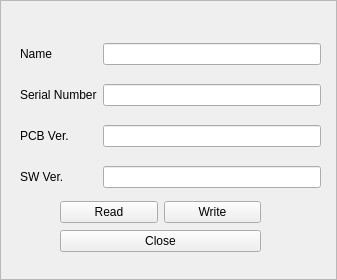
<?xml version="1.0" encoding="UTF-8"?>
<ui version="4.0">
 <class>Device_info</class>
 <widget class="QFrame" name="Device_info">
  <property name="geometry">
   <rect>
    <x>0</x>
    <y>0</y>
    <width>337</width>
    <height>280</height>
   </rect>
  </property>
  <property name="windowTitle">
   <string>Frame</string>
  </property>
  <property name="frameShape">
   <enum>QFrame::StyledPanel</enum>
  </property>
  <property name="frameShadow">
   <enum>QFrame::Raised</enum>
  </property>
  <widget class="QWidget" name="">
   <property name="geometry">
    <rect>
     <x>60</x>
     <y>200</y>
     <width>201</width>
     <height>54</height>
    </rect>
   </property>
   <layout class="QGridLayout" name="gridLayout">
    <item row="0" column="0">
     <widget class="QPushButton" name="Read">
      <property name="text">
       <string>Read</string>
      </property>
     </widget>
    </item>
    <item row="0" column="1">
     <widget class="QPushButton" name="Write">
      <property name="text">
       <string>Write</string>
      </property>
     </widget>
    </item>
    <item row="1" column="0" colspan="2">
     <widget class="QPushButton" name="pushButton_3">
      <property name="text">
       <string>Close</string>
      </property>
     </widget>
    </item>
   </layout>
  </widget>
  <widget class="QWidget" name="">
   <property name="geometry">
    <rect>
     <x>20</x>
     <y>30</y>
     <width>301</width>
     <height>171</height>
    </rect>
   </property>
   <layout class="QGridLayout" name="gridLayout_2">
    <item row="0" column="0">
     <widget class="QLabel" name="Name">
      <property name="text">
       <string>Name</string>
      </property>
     </widget>
    </item>
    <item row="0" column="1">
     <widget class="QLineEdit" name="Name_value"/>
    </item>
    <item row="1" column="0">
     <widget class="QLabel" name="SN">
      <property name="text">
       <string>Serial Number</string>
      </property>
     </widget>
    </item>
    <item row="1" column="1">
     <widget class="QLineEdit" name="SN_value"/>
    </item>
    <item row="2" column="0">
     <widget class="QLabel" name="PCB_ver">
      <property name="text">
       <string>PCB Ver.</string>
      </property>
     </widget>
    </item>
    <item row="2" column="1">
     <widget class="QLineEdit" name="PCB_ver_value"/>
    </item>
    <item row="3" column="0">
     <widget class="QLabel" name="SW_ver">
      <property name="text">
       <string>SW Ver.</string>
      </property>
     </widget>
    </item>
    <item row="3" column="1">
     <widget class="QLineEdit" name="SW_ver_value"/>
    </item>
   </layout>
  </widget>
 </widget>
 <resources/>
 <connections/>
</ui>
